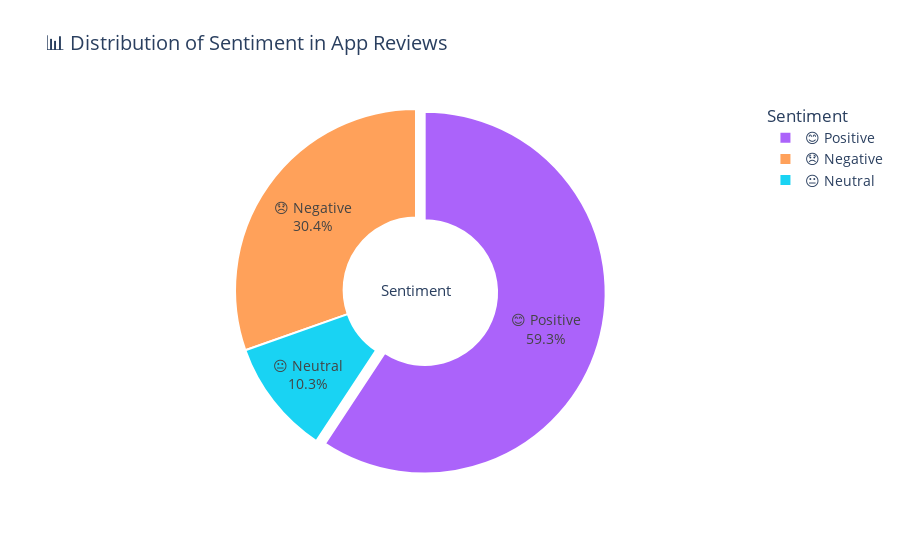

Notebook code for this chart:
### Code cell
# Sentiment Analysis Visualizations

# Generate synthetic data if real data is not available
if 'FileNotFoundError' in locals() or not 'merged_data' in locals() or merged_data.shape[0] < 10:
    print("⚠️ Creating synthetic data for visualization purposes...")
    
    # Create synthetic apps data
    import random
    import string
    
    # Helper function to generate random text
    def generate_random_text(sentiment):
        if sentiment == 'Positive':
            words = ['great', 'excellent', 'amazing', 'love', 'awesome', 'best', 'fantastic', 'good', 'helpful', 'easy']
            length = random.randint(5, 15)
        elif sentiment == 'Negative':
            words = ['bad', 'terrible', 'worst', 'hate', 'poor', 'awful', 'useless', 'crash', 'bug', 'disappointed']
            length = random.randint(3, 10)
        else:  # Neutral
            words = ['okay', 'average', 'fine', 'decent', 'alright', 'somewhat', 'maybe', 'reasonable']
            length = random.randint(4, 12)
            
        return ' '.join(random.choices(words, k=length))
    
    # Generate synthetic data
    num_apps = 50
    num_reviews = 500
    
    categories = ['Games', 'Entertainment', 'Education', 'Social', 'Productivity', 'Tools', 'Health & Fitness']
    sentiments = ['Positive', 'Negative', 'Neutral']
    sentiment_weights = [0.6, 0.3, 0.1]  # Common distribution of sentiments
    
    # Create app data
    app_names = [f"App_{i}" for i in range(1, num_apps + 1)]
    app_categories = random.choices(categories, k=num_apps)
    app_ratings = [round(random.uniform(3.0, 5.0), 1) for _ in range(num_apps)]
    app_types = random.choices(['Free', 'Paid'], weights=[0.8, 0.2], k=num_apps)
    
    apps = pd.DataFrame({
        'App': app_names,
        'Category': app_categories,
        'Rating': app_ratings,
        'Type': app_types
    })
    
    # Create review data
    review_apps = random.choices(app_names, k=num_reviews)
    review_sentiments = random.choices(sentiments, weights=sentiment_weights, k=num_reviews)
    review_texts = [generate_random_text(sentiment) for sentiment in review_sentiments]
    review_polarities = [
        random.uniform(0.3, 1.0) if s == 'Positive' else
        (random.uniform(-1.0, -0.3) if s == 'Negative' else random.uniform(-0.3, 0.3))
        for s in review_sentiments
    ]
    
    user_reviews = pd.DataFrame({
        'App': review_apps,
        'Translated_Review': review_texts,
        'Sentiment': review_sentiments,
        'Sentiment_Polarity': review_polarities
    })
    
    # Merge datasets
    merged_data = pd.merge(apps, user_reviews, on='App', how='inner')
    
    print(f"✅ Generated synthetic dataset with {num_apps} apps and {num_reviews} reviews")

print("📊 Analyzing sentiment distribution...")
sentiment_counts = merged_data['Sentiment'].value_counts()

# Define color scheme with emojis in the labels
colors = {'Positive': '#66BB6A', 'Negative': '#EF5350', 'Neutral': '#42A5F5'}
color_values = [colors.get(sentiment, '#BDBDBD') for sentiment in sentiment_counts.index]
labels = [f"{emoji_map.get(sentiment, '')} {sentiment}" for sentiment in sentiment_counts.index]

# 1. Create donut chart for sentiment distribution
fig = px.pie(
    values=sentiment_counts.values, 
    names=labels, 
    title='📊 Distribution of Sentiment in App Reviews',
    color=sentiment_counts.index,
    color_discrete_map={key: value for key, value in zip(labels, color_values)},
    hole=0.4  # Make a donut chart
)

fig.update_traces(
    textposition='inside', 
    textinfo='percent+label',
    textfont=dict(size=14),
    pull=[0.05 if x == sentiment_counts.index[0] else 0 for x in sentiment_counts.index],
    marker=dict(line=dict(color='#FFFFFF', width=2))
)

fig.update_layout(
    legend_title="Sentiment",
    font=dict(size=14),
    annotations=[dict(text="Sentiment", x=0.5, y=0.5, font_size=15, showarrow=False)],
    paper_bgcolor='rgba(0,0,0,0)',
    plot_bgcolor='rgba(0,0,0,0)',
)

# Use display instead of fig.show() to avoid nbformat issues
from IPython.display import display
display(fig)

# 2. Sentiment distribution by app category
category_sentiment = merged_data.groupby('Category')['Sentiment_Polarity'].mean().sort_values(ascending=False)
plt.figure(figsize=(14, 8))
bars = sns.barplot(x=category_sentiment.index, y=category_sentiment.values, palette='viridis')
plt.title('Average Sentiment Polarity by App Category', fontsize=16)
plt.xticks(rotation=90)
plt.xlabel('Category', fontsize=14)
plt.ylabel('Average Sentiment Polarity', fontsize=14)

# Add value labels to the bars
for i, v in enumerate(category_sentiment.values):
    bars.text(i, v + 0.01, f"{v:.2f}", ha='center', fontsize=9)

plt.tight_layout()
plt.show()

# 3. Sentiment polarity distribution with 1-10 scale markings
plt.figure(figsize=(10, 6))

# Create the main histogram
sns.histplot(merged_data['Sentiment_Polarity'], kde=True, bins=30, color='darkblue')
plt.axvline(x=0, color='red', linestyle='--', alpha=0.7)

# Add 1-10 scale markers at the top
polarity_values = np.linspace(-1, 1, 10)
rating_values = np.linspace(1, 10, 10)
plt.xticks(polarity_values, labels=[f"{int(r)}" for r in rating_values.astype(int)])

plt.title('Distribution of Sentiment Polarity with 1-10 Rating Scale', fontsize=16)
plt.xlabel('Rating Scale: 1 (Most Negative) → 10 (Most Positive)', fontsize=14)
plt.ylabel('Frequency', fontsize=14)
plt.grid(axis='y', linestyle='--', alpha=0.7)
plt.show()

# 4. Sentiment comparison: Free vs Paid apps
plt.figure(figsize=(10, 6))
sns.boxplot(x='Type', y='Sentiment_Polarity', data=merged_data, palette={'Free': '#64B5F6', 'Paid': '#81C784'})
plt.title('Sentiment Polarity Distribution by App Type', fontsize=16)
plt.xlabel('App Type', fontsize=14)
plt.ylabel('Sentiment Polarity', fontsize=14)
plt.grid(axis='y', linestyle='--', alpha=0.3)
plt.show()

# 5. Rating scale (1-10) visualization for sentiment categories
# Convert polarity to 1-10 scale
merged_data['Rating_1_10'] = ((merged_data['Sentiment_Polarity'] + 1) / 2) * 9 + 1

# Group by sentiment and calculate average rating
sentiment_ratings = merged_data.groupby('Sentiment')['Rating_1_10'].mean().sort_values(ascending=False)

plt.figure(figsize=(10, 6))
ax = sns.barplot(
    x=sentiment_ratings.index, 
    y=sentiment_ratings.values,
    palette=[colors[sentiment] for sentiment in sentiment_ratings.index],
    order=sentiment_ratings.index
)

# Add emoji labels
for i, (sentiment, rating) in enumerate(sentiment_ratings.items()):
    emoji = emoji_map.get(sentiment, '')
    ax.text(i, rating/2, emoji, fontsize=30, ha='center')
    ax.text(i, rating + 0.2, f"{rating:.1f}", fontsize=12, ha='center')

plt.title('Average Rating (1-10 Scale) by Sentiment Category', fontsize=16)
plt.xlabel('Sentiment Category', fontsize=14)
plt.ylabel('Average Rating (1-10 Scale)', fontsize=14)
plt.ylim(0, 11)  # Set y-axis limit to include ratings from 1-10
plt.grid(axis='y', linestyle='--', alpha=0.3)
plt.savefig('sentiment_rating_scale.png')  # Save as PNG to avoid display issues
plt.close()  # Close the plot to prevent display issues
from IPython.display import Image
Image('sentiment_rating_scale.png')

print("✅ Visualization analysis complete!")

### Figure 1 — Plotly figure (JSON) as saved in the notebook; plotly's stock layout.template omitted (floating-point values rounded to 4 significant figures)
{"data": [{"customdata": [["Positive"], ["Negative"], ["Neutral"]], "domain": {"x": [0, 1], "y": [0, 1]}, "hole": 0.4, "hovertemplate": "label=%{label}<br>value=%{value}<br>color=%{customdata[0]}<extra></extra>", "labels": ["😊 Positive", "😞 Negative", "😐 Neutral"], "legendgroup": "", "marker": {"colors": ["#ab63fa", "#FFA15A", "#19d3f3"], "line": {"color": "#FFFFFF", "width": 2}}, "name": "", "pull": [0.05, 0, 0], "showlegend": true, "textfont": {"size": 14}, "textinfo": "percent+label", "textposition": "inside", "type": "pie", "values": [3510, 1800, 610]}], "layout": {"annotations": [{"font": {"size": 15}, "showarrow": false, "text": "Sentiment", "x": 0.5, "y": 0.5}], "font": {"size": 14}, "legend": {"title": {"text": "Sentiment"}, "tracegroupgap": 0}, "paper_bgcolor": "rgba(0,0,0,0)", "plot_bgcolor": "rgba(0,0,0,0)", "title": {"text": "📊 Distribution of Sentiment in App Reviews"}}}
